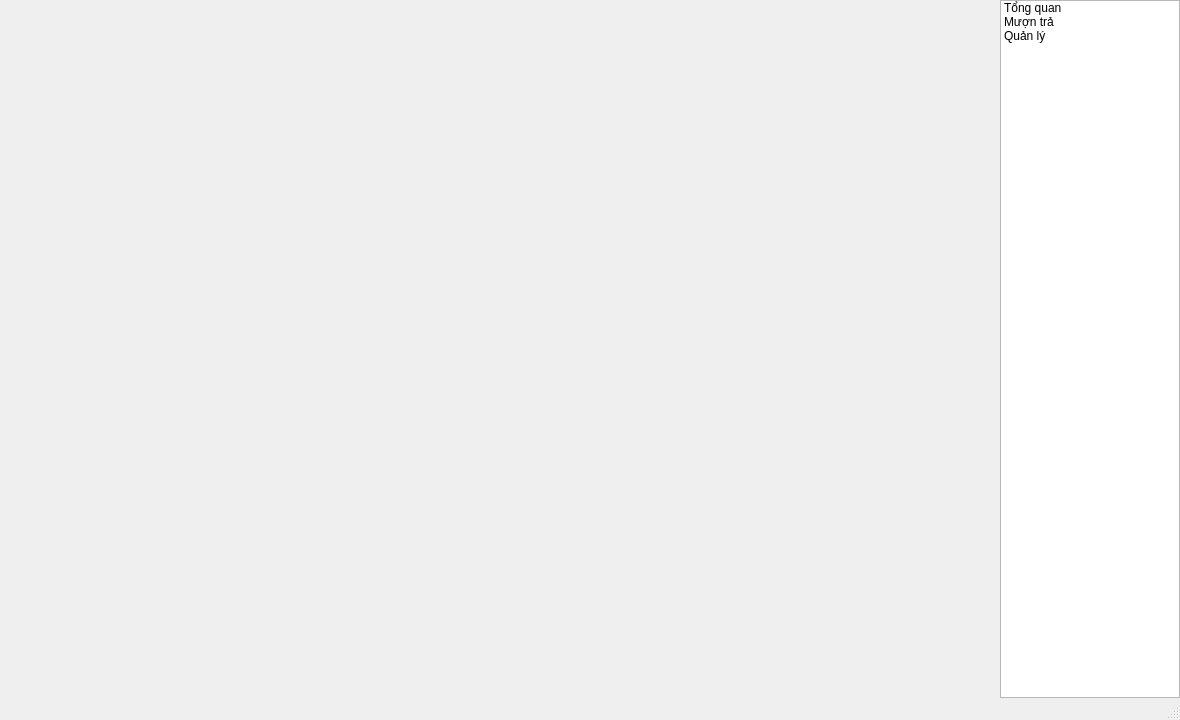
<?xml version="1.0" encoding="UTF-8"?>
<ui version="4.0">
 <class>MainWindow</class>
 <widget class="QMainWindow" name="MainWindow">
  <property name="geometry">
   <rect>
    <x>0</x>
    <y>0</y>
    <width>1180</width>
    <height>720</height>
   </rect>
  </property>
  <property name="windowTitle">
   <string>Hệ thống quản lý thư viện</string>
  </property>
  <widget class="QWidget" name="centralwidget">
   <layout class="QHBoxLayout" name="mainLayout">
    <property name="spacing">
     <number>0</number>
    </property>
    <property name="leftMargin">
     <number>0</number>
    </property>
    <property name="topMargin">
     <number>0</number>
    </property>
    <property name="rightMargin">
     <number>0</number>
    </property>
    <property name="bottomMargin">
     <number>0</number>
    </property>
    <item>
     <widget class="QStackedWidget" name="contentStack"/>
    </item>
    <item>
     <widget class="QListWidget" name="navList">
      <property name="minimumSize">
       <size>
        <width>180</width>
        <height>0</height>
       </size>
      </property>
      <property name="maximumSize">
       <size>
        <width>180</width>
        <height>16777215</height>
       </size>
      </property>
      <property name="selectionMode">
       <enum>QAbstractItemView::SingleSelection</enum>
      </property>
      <item>
       <property name="text">
        <string>Tổng quan</string>
       </property>
      </item>
      <item>
       <property name="text">
        <string>Mượn trả</string>
       </property>
      </item>
      <item>
       <property name="text">
        <string>Quản lý</string>
       </property>
      </item>
     </widget>
    </item>
   </layout>
  </widget>
  <widget class="QMenuBar" name="menubar">
   <property name="geometry">
    <rect>
     <x>0</x>
     <y>0</y>
     <width>1180</width>
     <height>22</height>
    </rect>
   </property>
  </widget>
  <widget class="QStatusBar" name="statusbar"/>
 </widget>
 <resources/>
 <connections/>
</ui>
